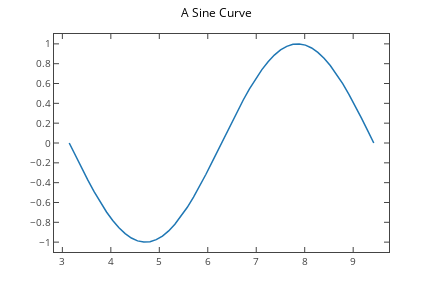

The cell this chart's notebook holds for it:
### Markdown cell above
Our first approach to `plotly`: conversion from `matplotlib`

### Code cell
plotly_fig = tls.mpl_to_plotly(f)
py.iplot(plotly_fig, filename='sine-plot')

### Figure 1 — Plotly figure (JSON) as saved in the notebook; plotly's stock layout.template omitted (floating-point values rounded to 4 significant figures)
{"data": [{"line": {"color": "rgba (31, 119, 180, 1)", "dash": "solid", "width": 1.5}, "mode": "lines", "name": "_line0", "type": "scatter", "uid": "6e2243ca-e8ca-11e8-8480-2f819eb7b5e7", "x": [3.142, 3.27, 3.398, 3.526, 3.655, 3.783, 3.911, 4.039, 4.167, 4.296, 4.424, 4.552, 4.68, 4.809, 4.937, 5.065, 5.193, 5.321, 5.45, 5.578, 5.706, 5.834, 5.963, 6.091, 6.219, 6.347, 6.476, 6.604, 6.732, 6.86, 6.988, 7.117, 7.245, 7.373, 7.501, 7.63, 7.758, 7.886, 8.014, 8.142, 8.271, 8.399, 8.527, 8.655, 8.784, 8.912, 9.04, 9.168, 9.297, 9.425], "xaxis": "x", "y": [1.225e-16, -0.1279, -0.2537, -0.3753, -0.4907, -0.5981, -0.6957, -0.7818, -0.8551, -0.9144, -0.9587, -0.9872, -0.9995, -0.9954, -0.9749, -0.9385, -0.8866, -0.8202, -0.7403, -0.6482, -0.5455, -0.4339, -0.3151, -0.1912, -0.06407, 0.06407, 0.1912, 0.3151, 0.4339, 0.5455, 0.6482, 0.7403, 0.8202, 0.8866, 0.9385, 0.9749, 0.9954, 0.9995, 0.9872, 0.9587, 0.9144, 0.8551, 0.7818, 0.6957, 0.5981, 0.4907, 0.3753, 0.2537, 0.1279, 3.674e-16], "yaxis": "y"}], "layout": {"autosize": false, "height": 288, "hovermode": "closest", "margin": {"b": 36, "l": 54, "pad": 0, "r": 43, "t": 34}, "showlegend": false, "title": "A Sine Curve", "titlefont": {"color": "#000000", "size": 12}, "width": 432, "xaxis": {"anchor": "y", "domain": [0, 1], "mirror": "ticks", "nticks": 9, "range": [2.827, 9.739], "showgrid": false, "showline": true, "side": "bottom", "tickfont": {"size": 10}, "ticks": "inside", "type": "linear", "zeroline": false}, "yaxis": {"anchor": "x", "domain": [0, 1], "mirror": "ticks", "nticks": 11, "range": [-1.099, 1.099], "showgrid": false, "showline": true, "side": "left", "tickfont": {"size": 10}, "ticks": "inside", "type": "linear", "zeroline": false}}}
